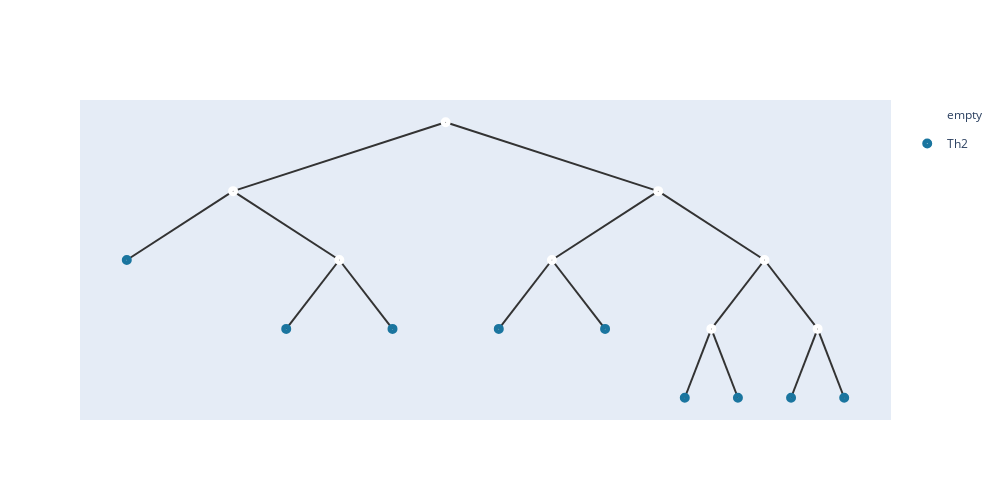

Notebook code cell kept with this figure:
### Code cell
nodes1 = [node(name=str(i),son=[]) for i in range(len(uf.tree()))]
for i in range(n):
    nodes1[i].subson=[i];
for i,j in enumerate(uf.tree()):
    if(j!=-1):
        nodes1[j].son.append(nodes1[i])
    nodes1[i].value=torch.tensor(embeddings[i]);
    nodes1[i].hyper=torch.tensor(embeddings[i])
root = nodes1[-1];
add_meta(root,meta_list2,[])
show_tree(root,color=['#184e77','#1a759f','#168aad',"#34a0a4",'#52b69a','#99d98c','#76c893','#99d98c']).show_fig()
remove_meta(root);

### Figure 1 — Plotly figure (JSON) as saved in the notebook; plotly's stock layout.template omitted (floating-point values rounded to 4 significant figures)
{"data": [{"hoverinfo": "text", "hovertext": ["16", "12", "10", "15", "11", "14", "9", "13"], "legendgroup": "empty", "marker": {"color": "#fff", "size": 10, "symbol": "circle-dot"}, "mode": "markers+text", "name": "empty", "type": "scatter", "x": [5.5, 3.25, 4.375, 7.75, 6.625, 8.875, 8.312, 9.438], "y": [5, 3.5, 2, 3.5, 2, 2, 0.5, 0.5]}, {"hoverinfo": "text", "hovertext": ["1_Th2", "0_Th2", "5_Th2", "6_Th2", "7_Th2", "2_Th2", "8_Th2", "3_Th2", "4_Th2"], "legendgroup": "Th2", "marker": {"color": "#1a759f", "size": 10, "symbol": "circle-dot"}, "mode": "markers+text", "name": "Th2", "type": "scatter", "x": [2.125, 3.812, 4.938, 6.062, 7.188, 8.031, 8.594, 9.156, 9.719], "y": [2, 0.5, 0.5, 0.5, 0.5, -1, -1, -1, -1]}], "layout": {"height": 500, "shapes": [{"layer": "below", "line": {"color": "#333", "width": 2}, "type": "line", "x0": 5.5, "x1": 5.5, "y0": 5, "y1": 5}, {"layer": "below", "line": {"color": "#333", "width": 2}, "type": "line", "x0": 5.5, "x1": 3.25, "y0": 5, "y1": 3.5}, {"layer": "below", "line": {"color": "#333", "width": 2}, "type": "line", "x0": 3.25, "x1": 2.125, "y0": 3.5, "y1": 2}, {"layer": "below", "line": {"color": "#333", "width": 2}, "type": "line", "x0": 3.25, "x1": 4.375, "y0": 3.5, "y1": 2}, {"layer": "below", "line": {"color": "#333", "width": 2}, "type": "line", "x0": 4.375, "x1": 3.812, "y0": 2, "y1": 0.5}, {"layer": "below", "line": {"color": "#333", "width": 2}, "type": "line", "x0": 4.375, "x1": 4.938, "y0": 2, "y1": 0.5}, {"layer": "below", "line": {"color": "#333", "width": 2}, "type": "line", "x0": 5.5, "x1": 7.75, "y0": 5, "y1": 3.5}, {"layer": "below", "line": {"color": "#333", "width": 2}, "type": "line", "x0": 7.75, "x1": 6.625, "y0": 3.5, "y1": 2}, {"layer": "below", "line": {"color": "#333", "width": 2}, "type": "line", "x0": 6.625, "x1": 6.062, "y0": 2, "y1": 0.5}, {"layer": "below", "line": {"color": "#333", "width": 2}, "type": "line", "x0": 6.625, "x1": 7.188, "y0": 2, "y1": 0.5}, {"layer": "below", "line": {"color": "#333", "width": 2}, "type": "line", "x0": 7.75, "x1": 8.875, "y0": 3.5, "y1": 2}, {"layer": "below", "line": {"color": "#333", "width": 2}, "type": "line", "x0": 8.875, "x1": 8.312, "y0": 2, "y1": 0.5}, {"layer": "below", "line": {"color": "#333", "width": 2}, "type": "line", "x0": 8.312, "x1": 8.031, "y0": 0.5, "y1": -1}, {"layer": "below", "line": {"color": "#333", "width": 2}, "type": "line", "x0": 8.312, "x1": 8.594, "y0": 0.5, "y1": -1}, {"layer": "below", "line": {"color": "#333", "width": 2}, "type": "line", "x0": 8.875, "x1": 9.438, "y0": 2, "y1": 0.5}, {"layer": "below", "line": {"color": "#333", "width": 2}, "type": "line", "x0": 9.438, "x1": 9.156, "y0": 0.5, "y1": -1}, {"layer": "below", "line": {"color": "#333", "width": 2}, "type": "line", "x0": 9.438, "x1": 9.719, "y0": 0.5, "y1": -1}], "width": 1000, "xaxis": {"showgrid": false, "showline": false, "showticklabels": false, "zeroline": false}, "yaxis": {"showgrid": false, "showline": false, "showticklabels": false, "zeroline": false}}}
